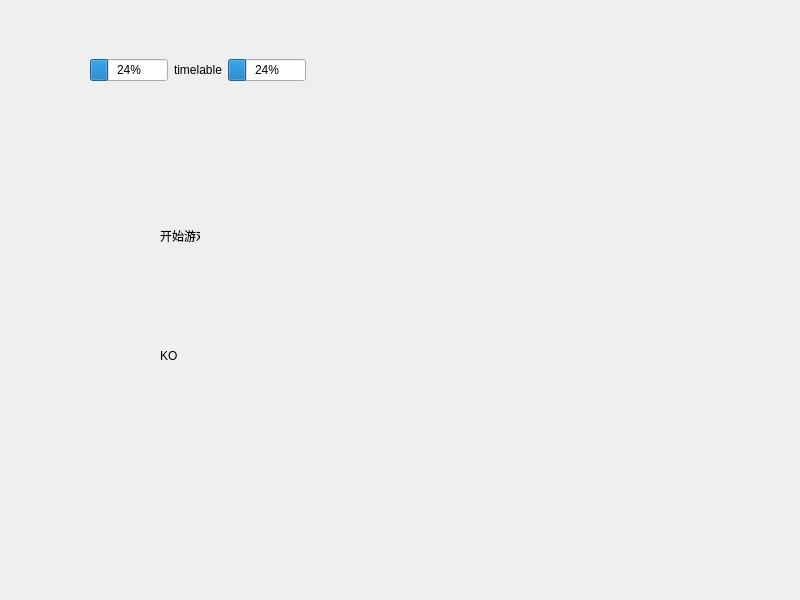
<?xml version="1.0" encoding="UTF-8"?>
<ui version="4.0">
 <class>MainWindow</class>
 <widget class="QWidget" name="MainWindow">
  <property name="geometry">
   <rect>
    <x>0</x>
    <y>0</y>
    <width>800</width>
    <height>600</height>
   </rect>
  </property>
  <property name="windowTitle">
   <string>MainWindow</string>
  </property>
  <widget class="QWidget" name="horizontalLayoutWidget">
   <property name="geometry">
    <rect>
     <x>90</x>
     <y>30</y>
     <width>216</width>
     <height>80</height>
    </rect>
   </property>
   <layout class="QHBoxLayout" name="horizontalLayout">
    <item>
     <widget class="QProgressBar" name="p1Bar">
      <property name="value">
       <number>24</number>
      </property>
     </widget>
    </item>
    <item>
     <widget class="QLabel" name="timerLable">
      <property name="text">
       <string>timelable</string>
      </property>
     </widget>
    </item>
    <item>
     <widget class="QProgressBar" name="p2Bar">
      <property name="value">
       <number>24</number>
      </property>
     </widget>
    </item>
   </layout>
  </widget>
  <widget class="QLabel" name="menuLabel">
   <property name="geometry">
    <rect>
     <x>160</x>
     <y>230</y>
     <width>40</width>
     <height>12</height>
    </rect>
   </property>
   <property name="text">
    <string>开始游戏</string>
   </property>
  </widget>
  <widget class="QLabel" name="koLabel">
   <property name="geometry">
    <rect>
     <x>160</x>
     <y>350</y>
     <width>40</width>
     <height>12</height>
    </rect>
   </property>
   <property name="text">
    <string>KO</string>
   </property>
  </widget>
 </widget>
 <resources/>
 <connections/>
</ui>
